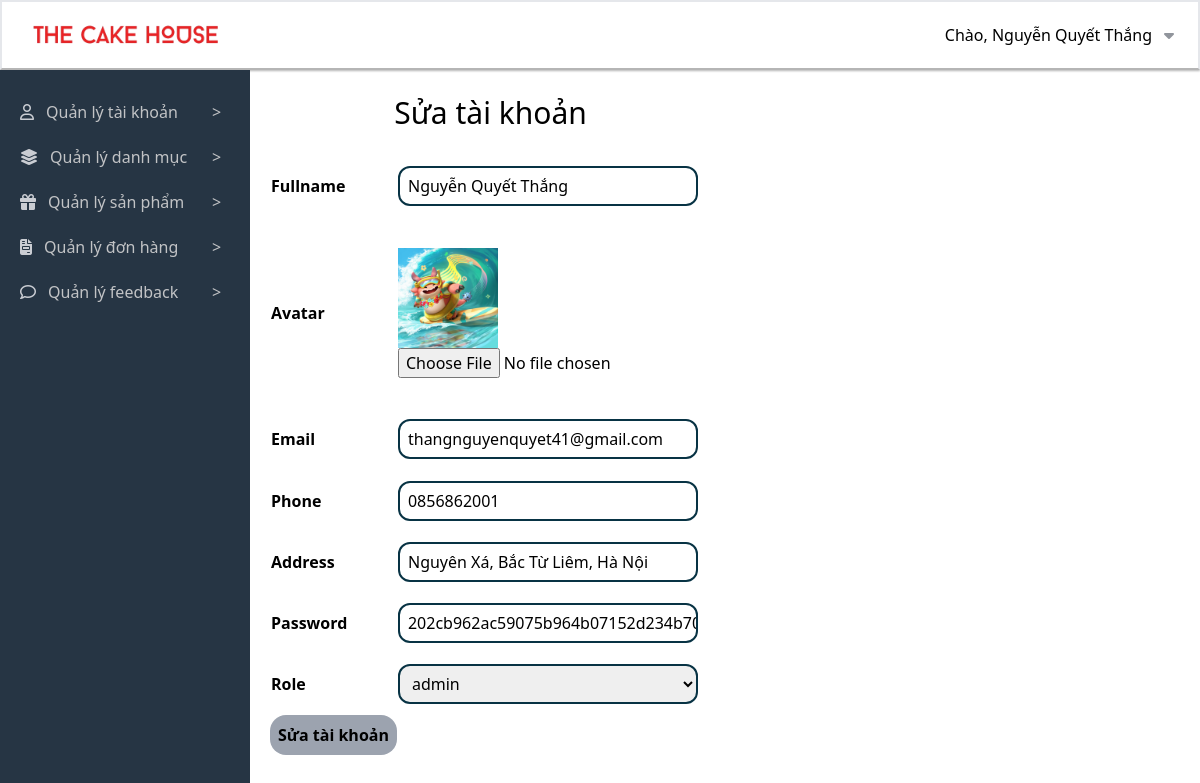
Page /admincp/index.php?action=quanlytaikhoan&query=sua&idtaikhoan=1 (signed in) on the committed database.
### tables this page shows
CREATE TABLE `user` (
  `id` int(11) NOT NULL,
  `fullname` varchar(50) DEFAULT NULL,
  `avatar` varchar(200) DEFAULT NULL,
  `email` varchar(150) DEFAULT NULL,
  `phone` varchar(20) DEFAULT NULL,
  `address` varchar(200) DEFAULT NULL,
  `password` varchar(32) DEFAULT NULL,
  `role_id` int(11) DEFAULT NULL,
  `deleted` int(11) DEFAULT NULL
);

### admincp/modules/quanlytaikhoan/sua.php (the view)
<?php
if (isset($_GET['idtaikhoan'])) {
    $idtaikhoan = $_GET['idtaikhoan'];
    $sql_sua_tk = "SELECT * FROM user WHERE id = '$idtaikhoan' LIMIT 1";
    $sql_sua_taikhoan = mysqli_query($conn, $sql_sua_tk);
    if ($sql_sua_taikhoan && mysqli_num_rows($sql_sua_taikhoan) > 0) {
        $row = mysqli_fetch_array($sql_sua_taikhoan);
    } else {
        echo "User not found.";
        exit();
    }
} else {
    echo "Invalid request.";
    exit();
}
?>
<table class="mt-5 ml-5 h-[600px]">
    <caption class="text-[30px] font-medium mb-5">Sửa tài khoản</caption>
    <form
        action="modules/quanlytaikhoan/xuly.php?idtaikhoan=<?php echo $row['id'] ?>"
        method="post" enctype="multipart/form-data">
        <tr>
            <td class="font-semibold"><label for="">Fullname</label></td>
            <td><input class="w-[300px] h-[40px] border-cyan-950 border-2 rounded-xl indent-2" type="text" name="fullname"
                    value="<?php echo $row['fullname'] ?>">
            </td>
        </tr>
        <tr>
            <td class="font-semibold"><label for="">Avatar</label></td>
            <td>
                <img src="../images/<?php echo $row['avatar'] ?>"
                    width="100px" alt="Avatar">
                <input type="file" name="hinhanh">
            </td>
        </tr>
        <tr>
            <td class="font-semibold"><label for="">Email</label></td>
            <td><input class="w-[300px] h-[40px] border-cyan-950 border-2 rounded-xl indent-2" type="text" name="email"
                    value="<?php echo $row['email'] ?>">
            </td>
        </tr>
        <tr>
            <td class="font-semibold"><label for="">Phone</label></td>
            <td><input class="w-[300px] h-[40px] border-cyan-950 border-2 rounded-xl indent-2" type="text" name="phone"
                    value="<?php echo $row['phone'] ?>">
            </td>
        </tr>
        <tr>
            <td class="font-semibold"><label for="">Address</label></td>
            <td><input class="w-[300px] h-[40px] border-cyan-950 border-2 rounded-xl indent-2" type="text" name="address"
                    value="<?php echo $row['address'] ?>">
            </td>
        </tr>
        <tr>
            <td class="font-semibold"><label for="">Password</label></td>
            <td><input class="w-[300px] h-[40px] border-cyan-950 border-2 rounded-xl indent-2" type="text" name="password" value="<?php echo $row['password'] ?>"></td>
        </tr>
        <tr>
            <td class="font-semibold"><label for="danhmuc_role">Role</label></td>
            <td>
            <select class="w-[300px] h-[40px] border-cyan-950 border-2 rounded-xl indent-2" name="danhmuc_role">
    <?php
    $sql_danhmuc = "SELECT * FROM role";
    $query_danhmuc = mysqli_query($conn, $sql_danhmuc);
    while ($row_danhmuc = mysqli_fetch_array($query_danhmuc)) {
        if ($row_danhmuc['id'] == $row['role_id']) {
            echo "<option selected value='{$row_danhmuc['id']}'>{$row_danhmuc['name']}</option>";
        } else {
            echo "<option value='{$row_danhmuc['id']}'>{$row_danhmuc['name']}</option>";
        }
    }
    ?>
</select>
            </td>
        </tr>
        <tr>
            <td class="font-semibold text-center p-2 h-[40px] w-[50px] bg-gray-400 rounded-2xl"><input type="submit" name="suataikhoan" value="Sửa tài khoản"></td>
        </tr>
    </form>
</table>

### admincp/modules/header.php (shortened to what this page needs)
<?php
include('config/connect.php');
?>
<div class="header flex flex-col w-full">
  <div class="h-[70px] flex justify-between px-6 header__inner border-2 border-b-[#B5B5B5] shadow-sm shadow-[#B5B5B5]">
    <div class="left flex items-center">
      <a class="flex" href="../index.php">
        <img class="logo_header max-w-[200px] max-h-[70px] mr-12" src="../images/logo-1.png" alt="Logo" />
      </a>
    </div>
    <div class="right relative flex items-center cursor-default">
      <div class="flex">
        <p>Chào,
          <?php
          if(isset($_SESSION['user_id'])) {
              $user_id = $_SESSION['user_id'];
              $sql = "SELECT fullname FROM user WHERE id = ? LIMIT 1";
              $stmt = mysqli_prepare($conn, $sql);
              mysqli_stmt_bind_param($stmt, "i", $user_id);
              mysqli_stmt_execute($stmt);
              $result = mysqli_stmt_get_result($stmt);
              if ($result && mysqli_num_rows($result) > 0) {
                  $row = mysqli_fetch_assoc($result);
                  echo htmlspecialchars($row['fullname']);
              } else {
                  echo "Guest";
              }
          } else {
              echo "Guest";
          }
?>
        </p>
        <div class="ml-3">
          <i class="fa-solid fa-caret-down" style="color: #91959c;"></i>
        </div>
      </div>
    </div>
  </div>
</div>

### rows in the picture
user: fullname "Nguyễn Quyết Thắng", avatar (picture), email "thangnguyenquyet41@gmail.com", phone "0856862001", address "Nguyên Xá, Bắc Từ Liêm, Hà Nội", password "202cb962ac59075b964b07152d234b70"

### other values in the picture
form field danhmuc_role "admin"
